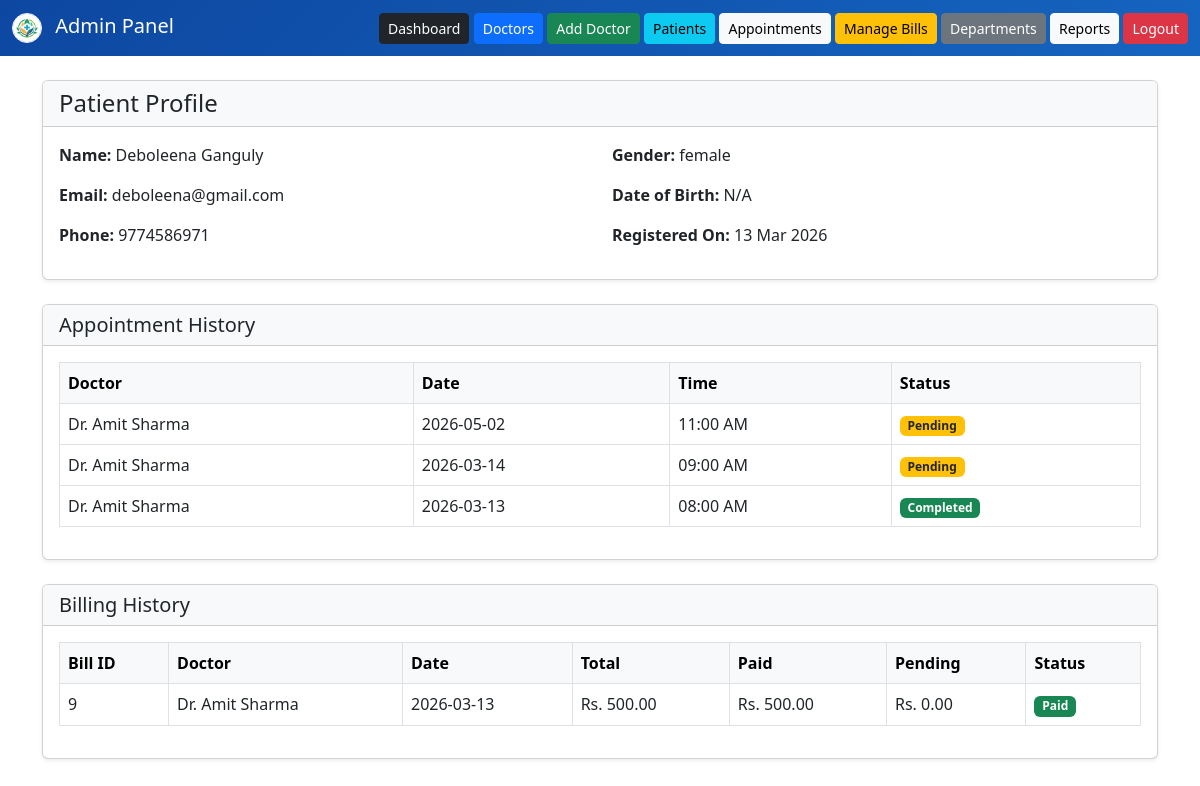
Page /admin/view_patient.php?id=3 (signed in) on the committed database.
### tables this page shows
CREATE TABLE `patients` (
  `patient_id` int(11) NOT NULL,
  `user_id` int(11) DEFAULT NULL,
  `first_name` varchar(50) DEFAULT NULL,
  `last_name` varchar(50) DEFAULT NULL,
  `gender` varchar(10) DEFAULT NULL,
  `phone` varchar(15) DEFAULT NULL,
  `address` text DEFAULT NULL,
  `created_at` timestamp NOT NULL DEFAULT current_timestamp(),
  `email` varchar(100) DEFAULT NULL,
  `password` varchar(100) DEFAULT NULL,
  `middle_name` varchar(50) DEFAULT NULL,
  `date_of_birth` date DEFAULT NULL,
  `title` enum('Mr','Mrs','Miss','Ms','Dr','Other') DEFAULT NULL
);

CREATE TABLE `appointments` (
  `appointment_id` int(11) NOT NULL,
  `patient_id` int(11) DEFAULT NULL,
  `doctor_id` int(11) DEFAULT NULL,
  `appointment_date` date DEFAULT NULL,
  `appointment_time` time DEFAULT NULL,
  `status` enum('Pending','Completed','Cancelled') DEFAULT 'Pending',
  `created_at` timestamp NOT NULL DEFAULT current_timestamp()
);

CREATE TABLE `doctors` (
  `doctor_id` int(11) NOT NULL,
  `user_id` int(11) DEFAULT NULL,
  `first_name` varchar(50) DEFAULT NULL,
  `last_name` varchar(50) DEFAULT NULL,
  `department_id` int(11) DEFAULT NULL,
  `phone` varchar(15) DEFAULT NULL,
  `experience` int(11) DEFAULT NULL,
  `available_days` varchar(100) DEFAULT NULL,
  `start_time` time DEFAULT NULL,
  `end_time` time DEFAULT NULL,
  `consultation_fee` decimal(10,2) DEFAULT NULL,
  `middle_name` varchar(50) DEFAULT NULL,
  `date_of_birth` date DEFAULT NULL,
  `title` enum('Mr','Mrs','Miss','Ms','Dr','Other') DEFAULT 'Dr',
  `image` varchar(255) DEFAULT NULL
);

CREATE TABLE `bills` (
  `bill_id` int(11) NOT NULL,
  `appointment_id` int(11) DEFAULT NULL,
  `patient_id` int(11) DEFAULT NULL,
  `doctor_id` int(11) DEFAULT NULL,
  `consultation_fee` decimal(10,2) DEFAULT NULL,
  `test_fee` decimal(10,2) DEFAULT NULL,
  `medicine_fee` decimal(10,2) DEFAULT NULL,
  `total_amount` decimal(10,2) DEFAULT NULL,
  `paid_amount` decimal(10,2) DEFAULT NULL,
  `pending_amount` decimal(10,2) DEFAULT NULL,
  `status` enum('Pending','Partial','Paid') DEFAULT 'Pending',
  `created_at` timestamp NOT NULL DEFAULT current_timestamp()
);

### admin/view_patient.php (the view, shortened to what this page needs)
<?php
include("../config/db.php");
$patient_id = isset($_GET['id']) ? (int) $_GET['id'] : 0;
$patient_query = "SELECT * FROM patients WHERE patient_id='$patient_id' LIMIT 1";
$patient_result = mysqli_query($con, $patient_query);
$patient = mysqli_fetch_assoc($patient_result);
$appointments_query = "SELECT a.*, d.first_name AS doctor_first, d.last_name AS doctor_last
                       FROM appointments a
                       LEFT JOIN doctors d ON a.doctor_id = d.doctor_id
                       WHERE a.patient_id='$patient_id'
                       ORDER BY a.appointment_date DESC, a.appointment_time DESC";
$appointments_result = mysqli_query($con, $appointments_query);
$bills_query = "SELECT b.*, d.first_name AS doctor_first, d.last_name AS doctor_last, a.appointment_date
                FROM bills b
                LEFT JOIN doctors d ON b.doctor_id = d.doctor_id
                LEFT JOIN appointments a ON b.appointment_id = a.appointment_id
                WHERE b.patient_id='$patient_id'
                ORDER BY b.created_at DESC";
$bills_result = mysqli_query($con, $bills_query);
?>
<!DOCTYPE html>
<html>
<head>
<link href="https://cdn.jsdelivr.net/npm/bootstrap@5.3.0/dist/css/bootstrap.min.css" rel="stylesheet">
</head>
<body>
<nav class="navbar navbar-dark mb-4">
  <div class="container-fluid">
    <a class="navbar-brand mb-0 h1" href="#">
      <img src="../assets/images/logo.png" alt="Logo" width="30" height="30" class="d-inline-block align-middle me-2 rounded-circle border border-white" style="object-fit: cover;">
      Admin Panel
    </a>
    <div>
      <a href="dashboard.php" class="btn btn-dark btn-sm">Dashboard</a>
      <a href="manage_doctors.php" class="btn btn-primary btn-sm">Doctors</a>
      <a href="add_doctor.php" class="btn btn-success btn-sm">Add Doctor</a>
      <a href="manage_patients.php" class="btn btn-info btn-sm">Patients</a>
      <a href="manage_appointments.php" class="btn btn-light btn-sm">Appointments</a>
      <a href="manage_bills.php" class="btn btn-warning btn-sm">Manage Bills</a>
      <a href="add_department.php" class="btn btn-secondary btn-sm">Departments</a>
      <a href="reports.php" class="btn btn-light btn-sm">Reports</a>
      <a href="../logout.php" class="btn btn-danger btn-sm">Logout</a>
    </div>
  </div>
</nav>
<div class="container mt-4">
  <div class="card shadow-sm mb-4">
    <div class="card-header bg-light">
      <h4 class="mb-0">Patient Profile</h4>
    </div>
    <div class="card-body">
      <div class="row">
        <div class="col-md-6">
          <p><strong>Name:</strong> <?php echo trim($patient['first_name'] . ' ' . $patient['last_name']); ?></p>
          <p><strong>Email:</strong> <?php echo !empty($patient['email']) ? $patient['email'] : 'N/A'; ?></p>
          <p><strong>Phone:</strong> <?php echo !empty($patient['phone']) ? $patient['phone'] : 'N/A'; ?></p>
        </div>
        <div class="col-md-6">
          <p><strong>Gender:</strong> <?php echo !empty($patient['gender']) ? $patient['gender'] : 'N/A'; ?></p>
          <p><strong>Date of Birth:</strong> <?php echo !empty($patient['date_of_birth']) ? $patient['date_of_birth'] : 'N/A'; ?></p>
          <p><strong>Registered On:</strong> <?php echo !empty($patient['created_at']) ? date("d M Y", strtotime($patient['created_at'])) : 'N/A'; ?></p>
        </div>
      </div>
    </div>
  </div>
  <div class="card shadow-sm mb-4">
    <div class="card-header bg-light">
      <h5 class="mb-0">Appointment History</h5>
    </div>
    <div class="card-body">
      <div class="table-responsive">
        <table class="table table-bordered table-hover align-middle">
          <thead class="table-light">
            <tr>
              <th>Doctor</th>
              <th>Date</th>
              <th>Time</th>
              <th>Status</th>
            </tr>
          </thead>
          <tbody>
            <?php if (mysqli_num_rows($appointments_result) > 0) { ?>
              <?php while ($row = mysqli_fetch_assoc($appointments_result)) { ?>
                <tr>
                  <td>Dr. <?php echo $row['doctor_first'] . ' ' . $row['doctor_last']; ?></td>
                  <td><?php echo $row['appointment_date']; ?></td>
                  <td><?php echo date("h:i A", strtotime($row['appointment_time'])); ?></td>
                  <td>
                    <?php
                    if ($row['status'] == 'Completed') {
                        echo '<span class="badge bg-success">Completed</span>';
                    } elseif ($row['status'] == 'Pending') {
                        echo '<span class="badge bg-warning text-dark">Pending</span>';
                    } else {
                        echo '<span class="badge bg-danger">Cancelled</span>';
                    }
                    ?>
                  </td>
                </tr>
              <?php } ?>
            <?php } else { ?>
              <tr>
                <td colspan="4" class="text-center text-muted">No appointments found.</td>
              </tr>
            <?php } ?>
          </tbody>
        </table>
      </div>
    </div>
  </div>
  <div class="card shadow-sm mb-5">
    <div class="card-header bg-light">
      <h5 class="mb-0">Billing History</h5>
    </div>
    <div class="card-body">
      <div class="table-responsive">
        <table class="table table-bordered table-hover align-middle">
          <thead class="table-light">
            <tr>
              <th>Bill ID</th>
              <th>Doctor</th>
              <th>Date</th>
              <th>Total</th>
              <th>Paid</th>
              <th>Pending</th>
              <th>Status</th>
            </tr>
          </thead>
          <tbody>
            <?php if (mysqli_num_rows($bills_result) > 0) { ?>
              <?php while ($row = mysqli_fetch_assoc($bills_result)) { ?>
                <tr>
                  <td><?php echo $row['bill_id']; ?></td>
                  <td>Dr. <?php echo $row['doctor_first'] . ' ' . $row['doctor_last']; ?></td>
                  <td><?php echo $row['appointment_date']; ?></td>
                  <td>Rs. <?php echo number_format($row['total_amount'], 2); ?></td>
                  <td>Rs. <?php echo number_format($row['paid_amount'], 2); ?></td>
                  <td>Rs. <?php echo number_format($row['pending_amount'], 2); ?></td>
                  <td>
                    <?php
                    if ($row['status'] == 'Paid') {
                        echo '<span class="badge bg-success">Paid</span>';
                    } elseif ($row['status'] == 'Partial') {
                        echo '<span class="badge bg-warning text-dark">Partial</span>';
                    } else {
                        echo '<span class="badge bg-danger">Pending</span>';
                    }
                    ?>
                  </td>
                </tr>
              <?php } ?>
            <?php } else { ?>
              <tr>
                <td colspan="7" class="text-center text-muted">No bills found.</td>
              </tr>
            <?php } ?>
          </tbody>
        </table>
      </div>
    </div>
  </div>
</div>
</body>
</html>

### admin/view_patient.php (style rules this page uses)
.navbar { background: linear-gradient(135deg, #0d47a1 0%, #1565c0 100%); position: sticky; top: 0; z-index: 1000; }

### rows in the picture
patients: first_name+last_name "Deboleena Ganguly", email "deboleena@gmail.com", phone "9774586971", gender "female", created_at "13 Mar 2026"
appointments: doctor.first_name "Amit", doctor.last_name "Sharma", appointment_date "2026-05-02", appointment_time "11:00 AM", status "Pending"
appointments: doctor.first_name "Amit", doctor.last_name "Sharma", appointment_date "2026-03-14", appointment_time "09:00 AM", status "Pending"
appointments: doctor.first_name "Amit", doctor.last_name "Sharma", appointment_date "2026-03-13", appointment_time "08:00 AM", status "Completed"
bills: bill_id "9", doctor.first_name "Amit", doctor.last_name "Sharma", appointment.appointment_date "2026-03-13", total_amount "500.00", paid_amount "500.00", pending_amount "0.00", status "Paid"
